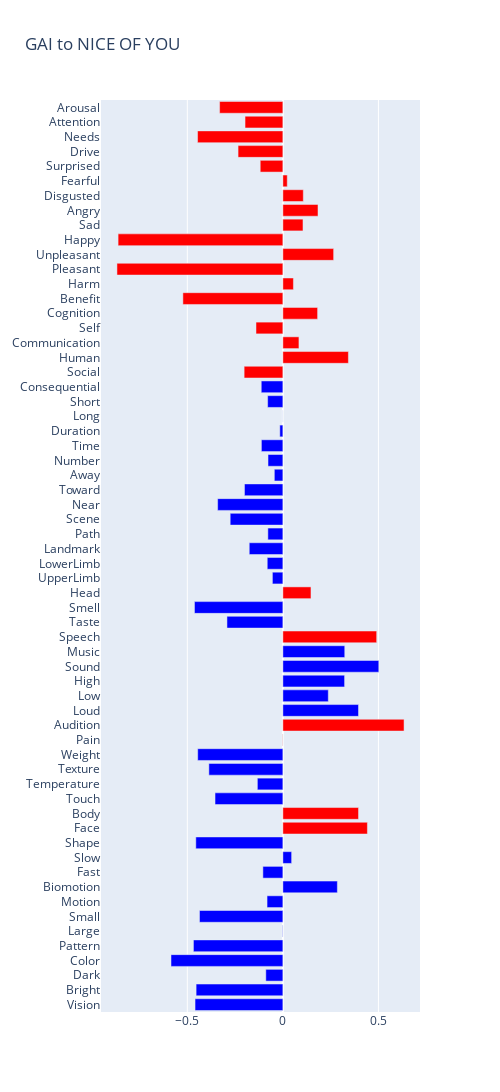

Here is the notebook cell this chart was saved with:
### Code cell
# determine movement of features from 'GAI' to 'nice-of-you'
GAI_df = df[(df["construction"] == "nice-of-you") | (df["construction"] == "GAI")]


def subtract_GAI(group):
    nice_of_you = group.loc[group['construction'] == 'nice-of-you', feature_labels].reset_index(drop = True)
    construction = group.loc[group['construction'] == 'GAI', feature_labels].reset_index(drop = True)

    return nice_of_you.subtract(construction)


GAI_diffs = GAI_df.groupby("noun").apply(subtract_GAI).reset_index(level = 1, drop = True)

plot_diffs(GAI_diffs, "GAI to NICE OF YOU")

### Figure 1 — Plotly figure (JSON) as saved in the notebook; plotly's stock layout.template omitted (floating-point values rounded to 4 significant figures)
{"data": [{"marker": {"color": ["blue", "blue", "blue", "blue", "blue", "blue", "blue", "blue", "blue", "blue", "blue", "blue", "red", "red", "blue", "blue", "blue", "blue", "red", "red", "blue", "blue", "blue", "blue", "blue", "red", "blue", "blue", "red", "blue", "blue", "blue", "blue", "blue", "blue", "blue", "blue", "blue", "blue", "blue", "blue", "blue", "blue", "red", "red", "red", "red", "red", "red", "red", "red", "red", "red", "red", "red", "red", "red", "red", "red", "red", "red", "red"]}, "orientation": "h", "type": "bar", "x": [-0.4597, -0.4541, -0.08931, -0.5855, -0.4681, -0.001702, -0.4364, -0.0828, 0.2852, -0.1046, 0.04581, -0.4557, 0.4425, 0.396, -0.3551, -0.1336, -0.3873, -0.4458, -0.001287, 0.6342, 0.3959, 0.2377, 0.323, 0.5021, 0.3239, 0.491, -0.2927, -0.4627, 0.147, -0.05484, -0.08182, -0.176, -0.07858, -0.2757, -0.3415, -0.201, -0.04471, -0.07775, -0.1125, -0.01601, 0.0003005, -0.07981, -0.1132, -0.2028, 0.3429, 0.08406, -0.1407, 0.1818, -0.5233, 0.05525, -0.8684, 0.2657, -0.8624, 0.1052, 0.1839, 0.107, 0.02295, -0.1185, -0.2345, -0.4465, -0.198, -0.3311], "y": ["Vision", "Bright", "Dark", "Color", "Pattern", "Large", "Small", "Motion", "Biomotion", "Fast", "Slow", "Shape", "Face", "Body", "Touch", "Temperature", "Texture", "Weight", "Pain", "Audition", "Loud", "Low", "High", "Sound", "Music", "Speech", "Taste", "Smell", "Head", "UpperLimb", "LowerLimb", "Landmark", "Path", "Scene", "Near", "Toward", "Away", "Number", "Time", "Duration", "Long", "Short", "Consequential", "Social", "Human", "Communication", "Self", "Cognition", "Benefit", "Harm", "Pleasant", "Unpleasant", "Happy", "Sad", "Angry", "Disgusted", "Fearful", "Surprised", "Drive", "Needs", "Attention", "Arousal"]}], "layout": {"height": 1500, "title": {"text": "GAI to NICE OF YOU"}, "width": 500}}
